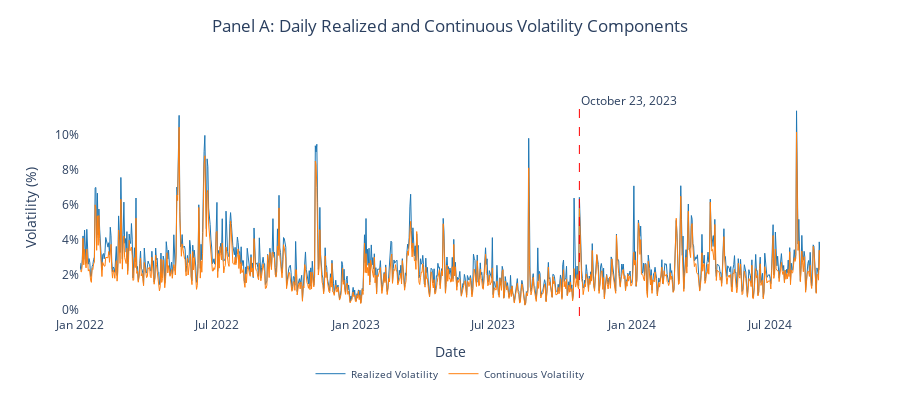
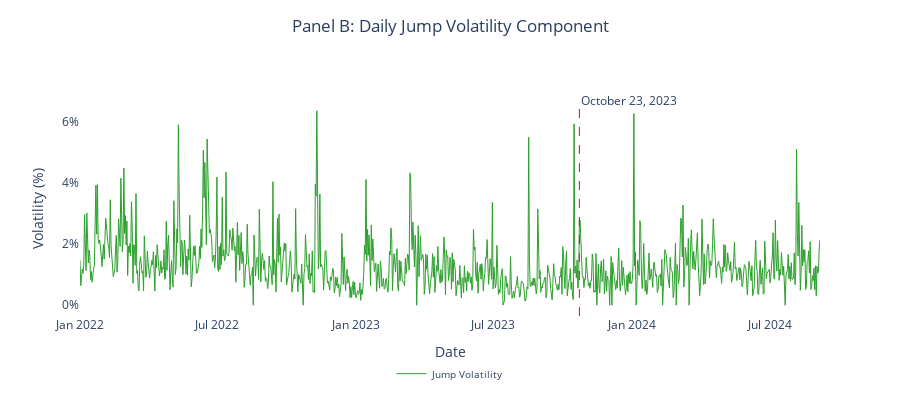

Notebook code cell kept with these figures, in order:
### Code cell
import pandas as pd
import numpy as np
import plotly.graph_objects as go
from plotly.subplots import make_subplots
from scipy import stats

def load_and_process_data(file_path, start_date='2022-01-01'):
    """
    Load and process the volatility measures data with period split
    Convert variance measures to standard deviation (volatility)
    """
    df = pd.read_csv(file_path)
    df['Date'] = pd.to_datetime(df['Date'])
    
    # Filter data from start_date
    df = df[df['Date'] >= pd.Timestamp(start_date)].reset_index(drop=True)
    
    # Convert variance to volatility (take square root) and convert to percentage
    for col in ['RV', 'CV', 'JV']:
        df[col] = np.sqrt(df[col]) * 100  # Convert to volatility and percentage
    
    # Add period indicator
    breakpoint_date = pd.Timestamp('2023-10-23')
    df['Period'] = np.where(df['Date'] <= breakpoint_date, 'Pre-Break', 'Post-Break')
    
    return df, breakpoint_date

def get_sample_info(data, breakpoint_date):
    """
    Get sample period information for both periods
    """
    periods = {}
    for period in ['Pre-Break', 'Post-Break']:
        period_data = data[data['Period'] == period]
        periods[period] = {
            'Start Date': period_data['Date'].min().strftime('%Y-%m-%d'),
            'End Date': period_data['Date'].max().strftime('%Y-%m-%d'),
            'Total Days': len(period_data),
            'Trading Days': len(period_data[period_data['RV'] > 0])
        }
    return periods

def calculate_summary_stats(data, period=None):
    """
    Calculate comprehensive summary statistics for volatility measures
    Now working with standard deviation (volatility) values
    """
    if period:
        data = data[data['Period'] == period]
    
    measures = ['RV', 'CV', 'JV']
    stats_dict = {}
    
    for measure in measures:
        series = data[measure].dropna()
        
        stats_dict[measure] = {
            'Mean Volatility (daily %)': series.mean(),
            'Median Volatility (daily %)': series.median(),
            'Std Dev of Volatility (daily %)': series.std(),
            'Min Volatility (daily %)': series.min(),
            'Max Volatility (daily %)': series.max(),
            'Skewness': stats.skew(series),
            'Kurtosis': stats.kurtosis(series),
            'Q1 (daily %)': series.quantile(0.25),
            'Q3 (daily %)': series.quantile(0.75)
        }
    
    summary_df = pd.DataFrame(stats_dict)
    return summary_df, data[measures].corr()

def create_visualization(data, breakpoint_date):
    """
    Create publication-ready plotly visualizations for volatility measures
    """
    fig1 = go.Figure()
    fig2 = go.Figure()

    # Add traces to first figure (RV and CV)
    fig1.add_trace(
        go.Scatter(x=data['Date'], y=data['RV'],
                  name='Realized Volatility',
                  line=dict(color='#1f77b4', width=1))
    )

    fig1.add_trace(
        go.Scatter(x=data['Date'], y=data['CV'],
                  name='Continuous Volatility',
                  line=dict(color='#ff7f0e', width=1))
    )

    # Add vertical line as a shape for first figure
    fig1.add_shape(
        type="line",
        x0=breakpoint_date,
        x1=breakpoint_date,
        y0=0,
        y1=1,
        yref="paper",
        line=dict(color="red", width=1, dash="dash")
    )

    # Add annotation for break point in first figure
    fig1.add_annotation(
        x=breakpoint_date,
        y=1,
        yref="paper",
        text="October 23, 2023",
        showarrow=False,
        xanchor="left",
        textangle=0,
        yshift=10
    )

    # Add trace to second figure (JV)
    fig2.add_trace(
        go.Scatter(x=data['Date'], y=data['JV'],
                  name='Jump Volatility',  # Updated name to reflect std dev
                  line=dict(color='#2ca02c', width=1))
    )

    # Add vertical line as a shape for second figure
    fig2.add_shape(
        type="line",
        x0=breakpoint_date,
        x1=breakpoint_date,
        y0=0,
        y1=1,
        yref="paper",
        line=dict(color="red", width=1, dash="dash")
    )

    # Add annotation for break point in second figure
    fig2.add_annotation(
        x=breakpoint_date,
        y=1,
        yref="paper",
        text="October 23, 2023",
        showarrow=False,
        xanchor="left",
        textangle=0,
        yshift=10
    )

    # Update layout for both figures
    layout_template = dict(
        template='plotly_white',
        showlegend=True,
        height=400,
        legend=dict(
            orientation="h",
            yanchor="top",
            y=-0.2,
            xanchor="center",
            x=0.5,
            font=dict(size=10)
        ),
        paper_bgcolor='white',
        plot_bgcolor='white',
        margin=dict(b=80)
    )

    fig1.update_layout(
        **layout_template,
        title=dict(
            text="Panel A: Daily Realized and Continuous Volatility Components",
            x=0.5,
            y=0.95
        )
    )

    fig2.update_layout(
        **layout_template,
        title=dict(
            text="Panel B: Daily Jump Volatility Component",  # Updated title
            x=0.5,
            y=0.95
        )
    )

    # Update axes for both figures
    for fig in [fig1, fig2]:
        fig.update_xaxes(showgrid=False, zeroline=False, title_text="Date")
        fig.update_yaxes(showgrid=False, zeroline=False, 
                        ticksuffix='%', title_text="Volatility (%)")

    return fig1, fig2

def main():
    # Define your start date here
    START_DATE = '2022-01-01'  # Modify this to your desired start date
    
    # Load data with period split and custom start date
    data, breakpoint_date = load_and_process_data('btc_volatility_measures_185.csv', 
                                                 start_date=START_DATE)
    
    # Get sample information for both periods
    sample_info = get_sample_info(data, breakpoint_date)
    
    # Calculate summary statistics for both periods
    pre_stats, pre_corr = calculate_summary_stats(data, 'Pre-Break')
    post_stats, post_corr = calculate_summary_stats(data, 'Post-Break')
    
    # Print sample information
    print("\nSample Information:")
    print("==================")
    print(f"Analysis Start Date: {START_DATE}")
    for period, info in sample_info.items():
        print(f"\n{period} Period:")
        for key, value in info.items():
            print(f"{key}: {value}")
    
    # Print summary statistics
    pd.set_option('display.float_format', lambda x: '{:.4f}'.format(x))
    
    print("\nPre-Break Summary Statistics (Daily Volatility):")
    print("=============================================")
    print(pre_stats)
    print("\nPre-Break Correlation Matrix:")
    print(pre_corr.round(4))
    
    print("\nPost-Break Summary Statistics (Daily Volatility):")
    print("==============================================")
    print(post_stats)
    print("\nPost-Break Correlation Matrix:")
    print(post_corr.round(4))
    
    # Calculate and print additional metrics for both periods
    for period in ['Pre-Break', 'Post-Break']:
        period_data = data[data['Period'] == period]
        jump_days = (period_data['JV'] > 0).mean() * 100
        avg_jump_size = period_data.loc[period_data['JV'] > 0, 'JV'].mean()
        
        print(f"\nAdditional Metrics - {period}:")
        print("=" * (20 + len(period)))
        print(f"Percentage of days with jumps: {jump_days:.2f}%")
        print(f"Average jump volatility when present (daily %): {avg_jump_size:.4f}%")
    
    # Create and display visualizations
    fig1, fig2 = create_visualization(data, breakpoint_date)
    fig1.show()
    fig2.show()

if __name__ == "__main__":
    main()

### Figure 1 — Plotly figure (JSON) as saved in the notebook; plotly's stock layout.template omitted (floating-point values rounded to 4 significant figures; data arrays with more than 128 entries replaced by an {"elided": "..."} marker saying what was removed)
{"data": [{"line": {"color": "#1f77b4", "width": 1}, "name": "Realized Volatility", "type": "scatter", "x": {"elided": "965 str values"}, "y": {"elided": "965 float values"}}, {"line": {"color": "#ff7f0e", "width": 1}, "name": "Continuous Volatility", "type": "scatter", "x": {"elided": "965 str values"}, "y": {"elided": "965 float values"}}], "layout": {"annotations": [{"showarrow": false, "text": "October 23, 2023", "textangle": 0, "x": "2023-10-23T00:00:00", "xanchor": "left", "y": 1, "yref": "paper", "yshift": 10}], "height": 400, "legend": {"font": {"size": 10}, "orientation": "h", "x": 0.5, "xanchor": "center", "y": -0.2, "yanchor": "top"}, "margin": {"b": 80}, "paper_bgcolor": "white", "plot_bgcolor": "white", "shapes": [{"line": {"color": "red", "dash": "dash", "width": 1}, "type": "line", "x0": "2023-10-23T00:00:00", "x1": "2023-10-23T00:00:00", "y0": 0, "y1": 1, "yref": "paper"}], "showlegend": true, "title": {"text": "Panel A: Daily Realized and Continuous Volatility Components", "x": 0.5, "y": 0.95}, "xaxis": {"showgrid": false, "title": {"text": "Date"}, "zeroline": false}, "yaxis": {"showgrid": false, "ticksuffix": "%", "title": {"text": "Volatility (%)"}, "zeroline": false}}}

### Figure 2 — Plotly figure (JSON) as saved in the notebook; plotly's stock layout.template omitted (floating-point values rounded to 4 significant figures; data arrays with more than 128 entries replaced by an {"elided": "..."} marker saying what was removed)
{"data": [{"line": {"color": "#2ca02c", "width": 1}, "name": "Jump Volatility", "type": "scatter", "x": {"elided": "965 str values"}, "y": {"elided": "965 float values"}}], "layout": {"annotations": [{"showarrow": false, "text": "October 23, 2023", "textangle": 0, "x": "2023-10-23T00:00:00", "xanchor": "left", "y": 1, "yref": "paper", "yshift": 10}], "height": 400, "legend": {"font": {"size": 10}, "orientation": "h", "x": 0.5, "xanchor": "center", "y": -0.2, "yanchor": "top"}, "margin": {"b": 80}, "paper_bgcolor": "white", "plot_bgcolor": "white", "shapes": [{"line": {"color": "red", "dash": "dash", "width": 1}, "type": "line", "x0": "2023-10-23T00:00:00", "x1": "2023-10-23T00:00:00", "y0": 0, "y1": 1, "yref": "paper"}], "showlegend": true, "title": {"text": "Panel B: Daily Jump Volatility Component", "x": 0.5, "y": 0.95}, "xaxis": {"showgrid": false, "title": {"text": "Date"}, "zeroline": false}, "yaxis": {"showgrid": false, "ticksuffix": "%", "title": {"text": "Volatility (%)"}, "zeroline": false}}}
